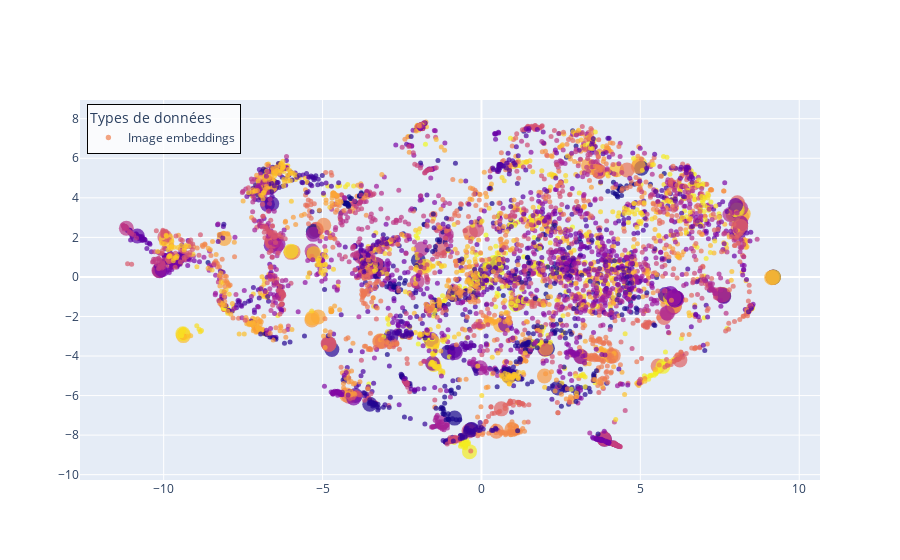

Notebook cell for this chart:
### Code cell
# t-SNE of the merged tensor

tsne = TSNE(n_components=2, verbose=0, perplexity=40, n_iter=300)
image_text_tsne = tsne.fit_transform(text_cat_image.to('cpu'))

sizes = np.array([15 if i < 200 else 5 for i in range(len(image_text_tsne))])
print(sizes)

fig = go.Figure()
fig.add_trace(go.Scatter(
    x=image_text_tsne[:, 0],
    y=image_text_tsne[:, 1],
    mode='markers',
    marker=dict(
        size=sizes,
        color=txt_img_color,
        opacity=0.7,
        line=dict(width=0)
    ),
    showlegend=True
))

fig.update_layout(
legend=dict(
    title='Types de données',
    x=0.01,
    y=0.99,
    bgcolor='rgba(255,255,255,0.8)',
    bordercolor='black',
    borderwidth=1
    )
)
fig.data[0].name = "Image embeddings"

fig.update_traces(
    
    marker=dict(
                              line=dict(width=0,
                                        )
                  ))

path='/home/onyxia/work/DetailCLIP/images/text + image/image.png'
fig.write_image(path, format='png', engine='kaleido')
fig.show()

### Figure 1 — Plotly figure (JSON) as saved in the notebook; plotly's stock layout.template omitted (floating-point values rounded to 4 significant figures; data arrays with more than 128 entries replaced by an {"elided": "..."} marker saying what was removed)
{"data": [{"marker": {"color": {"elided": "6120 int values"}, "line": {"width": 0}, "opacity": 0.7, "size": {"elided": "6120 int values"}}, "mode": "markers", "name": "Image embeddings", "showlegend": true, "type": "scatter", "x": {"elided": "6120 float values"}, "y": {"elided": "6120 float values"}}], "layout": {"legend": {"bgcolor": "rgba(255,255,255,0.8)", "bordercolor": "black", "borderwidth": 1, "title": {"text": "Types de données"}, "x": 0.01, "y": 0.99}}}
